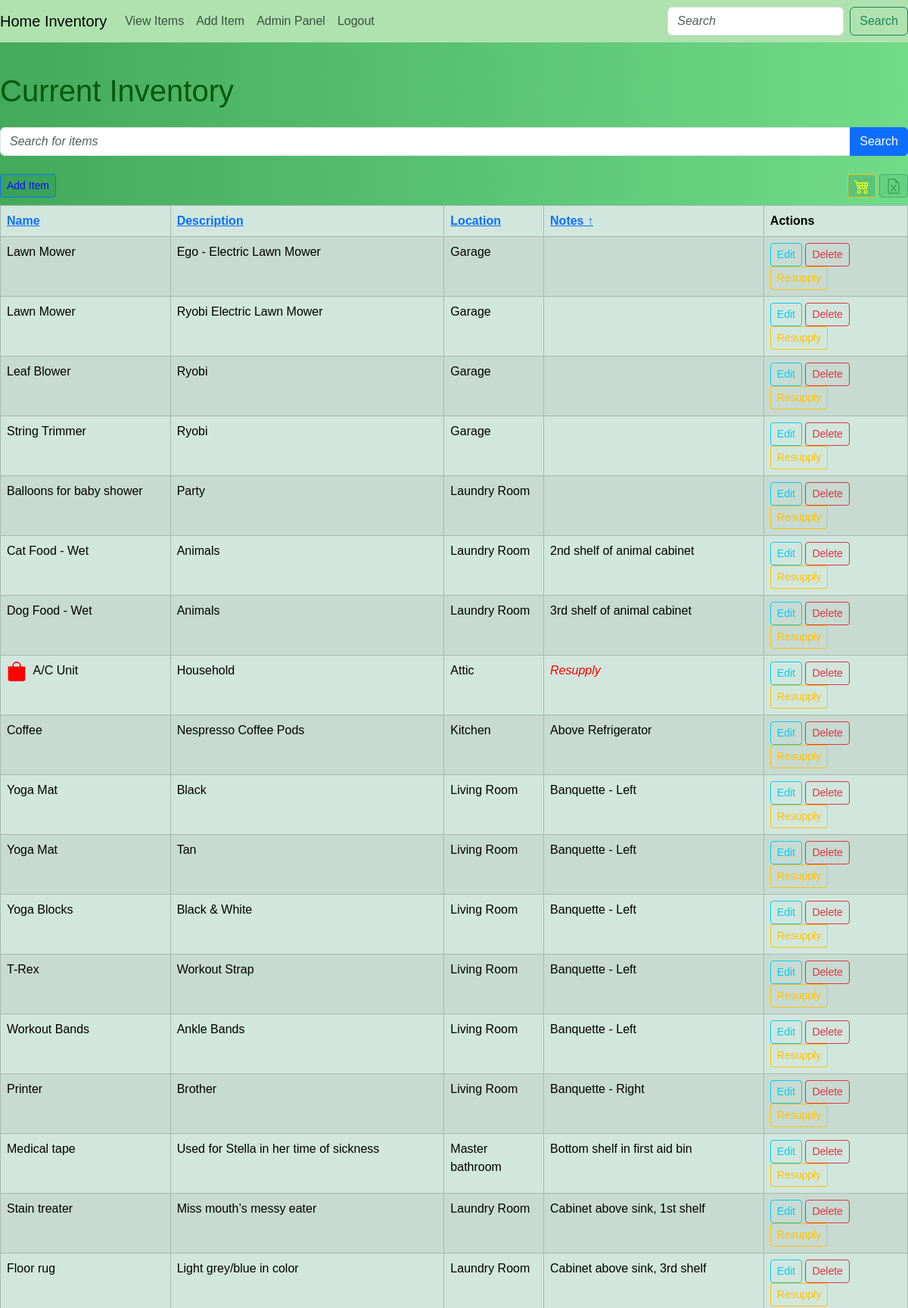
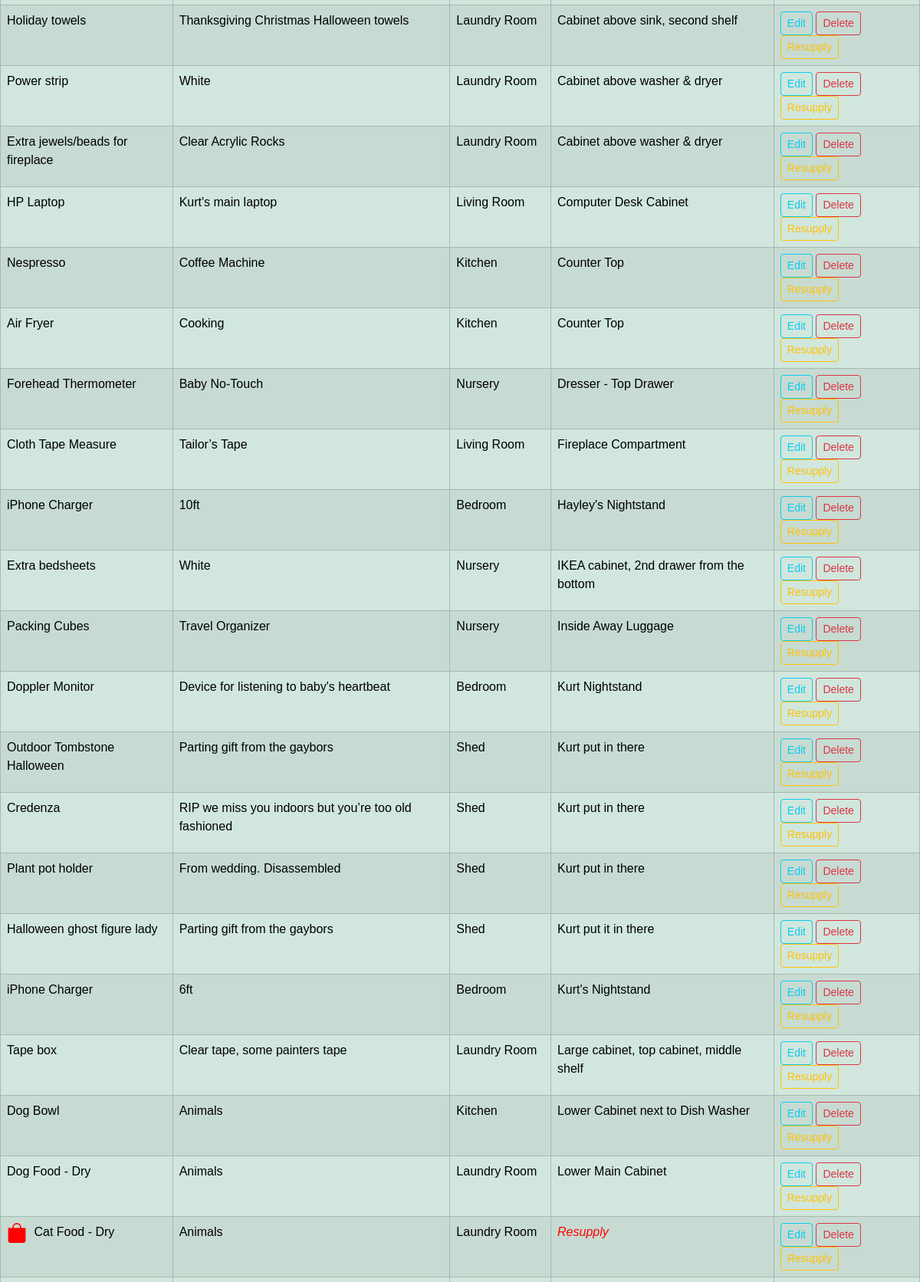
Screenshot of /items?search=&sort_by=notes&sort_order=asc (signed in, upper part) with the database file from the repository (2 pictures, top to bottom).
### app/models.py (models this page shows, shortened)
class Item(db.Model):
    id = db.Column(db.Integer, primary_key=True)
    name = db.Column(db.String(100), nullable=False)
    description = db.Column(db.String(200), nullable=True)
    location = db.Column(db.String(100), nullable=False)
    notes = db.Column(db.String, nullable=True)

### app/routes.py (the view)
@app.route('/items', methods=['GET', 'POST'])
@login_required
def view_items():
    form = SearchForm()
    search_query = request.args.get('search', '')
    sort_by = request.args.get('sort_by', 'name')
    sort_order = request.args.get('sort_order', 'asc')
    if form.validate_on_submit():
        search_query = form.search.data
    items_query = Item.query.filter(
        (Item.name.contains(search_query)) | (Item.location.contains(search_query)) | (Item.description.contains(search_query)) | (Item.notes.contains(search_query))
    )
    if sort_order == 'asc':
        items_query = items_query.order_by(getattr(Item, sort_by).asc())
    else:
        items_query = items_query.order_by(getattr(Item, sort_by).desc())
    items = items_query.all()
    return render_template('view_items.html', items=items, form=form, sort_by=sort_by, sort_order=sort_order)

### app/forms.py
class SearchForm(FlaskForm):
    search = StringField('Search', validators=[DataRequired()])
    submit = SubmitField('Search')

### app/__init__.py (called while the page is built)
@login_manager.user_loader
def load_user(user_id):
    return models.User.query.get(int(user_id))

### app/templates/view_items.html (shortened to what this page needs)
{% extends "base.html" %}
{% block content %}
<h1 class="mb-4">Current Inventory</h1>
  <form method="GET" action="{{ url_for('view_items') }}" class="mb-4">
    <div class="input-group">
      <input type="text" class="form-control" placeholder="Search for items" name="search" value="{{ request.args.get('search', '') }}">
      <button class="btn btn-primary" type="submit">Search</button>
    </div>
  </form>
  <div class="d-flex justify-content-between" style="margin-bottom: 10px">
    <a href="{{ url_for('add_item') }}" class="btn btn-primary btn-sm" style="--bs-btn-bg: #1987543f; --bs-btn-color: #0d0dfd;">Add Item</a>
    <div>
        <a href="{{ url_for('export_items', resupply='true') }}" class="btn btn-outline-warning btn-sm" style="--bs-btn-bg: #1987543f">
          <img src="{{ url_for('static', filename='cart4.svg') }}" alt="Cart Icon" class="cart-icon" style="width: 20px; height: 20px;">
        </a>
        <a href="{{ url_for('export_items') }}" class="btn btn-success btn-sm opacity-50" style="--bs-btn-bg: #1987543f;">
          <img src="{{ url_for('static', filename='file-earmark-excel.svg') }}" alt="Export Icon" class="export-icon" style="width: 20px; height: 20px;">
        </a>
    </div>
</div>
<div class="table-responsive">
  <table class="table table-success table-striped table-bordered">
    <thead class="table-success">
      <tr>
        <th>
          <a href="{{ url_for('view_items', search=request.args.get('search', ''), sort_by='name', sort_order='asc' if sort_order == 'desc' or sort_by != 'name' else 'desc') }}">
            Name
          </a>
        </th>
        <th>
          <a href="{{ url_for('view_items', search=request.args.get('search', ''), sort_by='description', sort_order='asc' if sort_order == 'desc' or sort_by != 'description' else 'desc') }}">
            Description
          </a>
        </th>
        <th>
          <a href="{{ url_for('view_items', search=request.args.get('search', ''), sort_by='location', sort_order='asc' if sort_order == 'desc' or sort_by != 'location' else 'desc') }}">
            Location
          </a>
        </th>
        <th>
          <a href="{{ url_for('view_items', search=request.args.get('search', ''), sort_by='notes', sort_order='asc' if sort_order == 'desc' or sort_by != 'notes' else 'desc') }}">
            Notes
            {% if sort_by == 'notes' %}
              {% if sort_order == 'asc' %}
                ↑
              {% else %}
                ↓
              {% endif %}
            {% endif %}
          </a>
        </th>
        <th>Actions</th>
      </tr>
    </thead>
    <tbody>
      {% for item in items %}
      <tr>
        <td>
          {% if 'Resupply' in item.notes %}
            <img src="{{ url_for('static', filename='bag-fill.svg') }}" alt="Resupply Icon" class="resupply-icon">
          {% endif %}
          {{ item.name }}
        </td>
        <td>{{ item.description }}</td>
        <td>{{ item.location }}</td>
        <td>
          {% if 'Resupply' in item.notes %}
            <span class="resupply-text">Resupply</span>
          {% else %}
            {{ item.notes }}
          {% endif %}
        </td>
        <td>
          <a href="{{ url_for('edit_item', item_id=item.id) }}" class="btn btn-outline-info btn-sm">Edit</a>
          <form method="POST" action="{{ url_for('delete_item', item_id=item.id) }}" style="display: inline;" onsubmit="return confirmDelete();">
            <button type="submit" class="btn btn-outline-danger btn-sm">Delete</button>
          </form>
<button class="btn btn-outline-warning btn-sm" onclick="toggleResupply({{ item.id }}, '{{ item.notes }}')">Resupply</button>
        </td>
      </tr>
      {% endfor %}
    </tbody>
  </table>
</div>
{% endblock %}

### app/static/styles.css (style rules this page uses)
body { background: linear-gradient(to right, #42aa5a 0%, #71db88 100%); font-family: Arial, sans-serif; }
h1 { color: #04580b; margin-top: 1em; }
.table-responsive { overflow-x: auto; margin-bottom: 15px; }
.table { min-width: 500px; }
input::placeholder, textarea::placeholder { font-style: italic; font-size: 16px; }
.resupply-text { font-style: italic; color: red; }
.resupply-icon { width: 26px; height: 26px; margin-right: 5px; }

### rows the page displays
Item: name "Lawn Mower", description "Ego - Electric Lawn Mower", location "Garage"
Item: name "Lawn Mower", description "Ryobi Electric Lawn Mower", location "Garage"
Item: name "Leaf Blower", description "Ryobi", location "Garage"
Item: name "String Trimmer", description "Ryobi", location "Garage"
Item: name "Balloons for baby shower", description "Party", location "Laundry Room"
Item: name "Cat Food - Wet", description "Animals", location "Laundry Room", notes "2nd shelf of animal cabinet"
Item: name "Dog Food - Wet", description "Animals", location "Laundry Room", notes "3rd shelf of animal cabinet"
Item: name "A/C Unit", description "Household", location "Attic", shows "Resupply"
Item: name "Coffee", description "Nespresso Coffee Pods", location "Kitchen", notes "Above Refrigerator"
Item: name "Yoga Mat", description "Black", location "Living Room", notes "Banquette - Left"
Item: name "Yoga Mat", description "Tan", location "Living Room", notes "Banquette - Left"
Item: name "Yoga Blocks", description "Black & White", location "Living Room", notes "Banquette - Left"
Item: name "T-Rex", description "Workout Strap", location "Living Room", notes "Banquette - Left"
Item: name "Workout Bands", description "Ankle Bands", location "Living Room", notes "Banquette - Left"
Item: name "Printer", description "Brother", location "Living Room", notes "Banquette - Right"
Item: name "Medical tape", description "Used for Stella in her time of sickness", location "Master bathroom", notes "Bottom shelf in first aid bin"
Item: name "Stain treater", description "Miss mouth’s messy eater", location "Laundry Room", notes "Cabinet above sink, 1st shelf"
Item: name "Floor rug", description "Light grey/blue in color", location "Laundry Room", notes "Cabinet above sink, 3rd shelf"
Item: name "Holiday towels", description "Thanksgiving Christmas Halloween towels", location "Laundry Room", notes "Cabinet above sink, second shelf"
Item: name "Power strip", description "White", location "Laundry Room", notes "Cabinet above washer & dryer"
Item: name "Extra jewels/beads for fireplace", description "Clear Acrylic Rocks", location "Laundry Room", notes "Cabinet above washer & dryer"
Item: name "HP Laptop", description "Kurt's main laptop", location "Living Room", notes "Computer Desk Cabinet"
Item: name "Nespresso", description "Coffee Machine", location "Kitchen", notes "Counter Top"
Item: name "Air Fryer", description "Cooking", location "Kitchen", notes "Counter Top"
Item: name "Forehead Thermometer", description "Baby No-Touch", location "Nursery", notes "Dresser - Top Drawer"
Item: name "Cloth Tape Measure", description "Tailor’s Tape", location "Living Room", notes "Fireplace Compartment"
Item: name "iPhone Charger", description "10ft", location "Bedroom", notes "Hayley's Nightstand"
Item: name "Extra bedsheets", description "White", location "Nursery", notes "IKEA cabinet, 2nd drawer from the bottom"
Item: name "Packing Cubes", description "Travel Organizer", location "Nursery", notes "Inside Away Luggage"
Item: name "Doppler Monitor", description "Device for listening to baby's heartbeat", location "Bedroom", notes "Kurt Nightstand"
Item: name "Outdoor Tombstone Halloween", description "Parting gift from the gaybors", location "Shed", notes "Kurt put in there"
Item: name "Credenza", description "RIP we miss you indoors but you’re too old fashioned", location "Shed", notes "Kurt put in there"
Item: name "Plant pot holder", description "From wedding. Disassembled", location "Shed", notes "Kurt put in there"
Item: name "Halloween ghost figure lady", description "Parting gift from the gaybors", location "Shed", notes "Kurt put it in there"
Item: name "iPhone Charger", description "6ft", location "Bedroom", notes "Kurt's Nightstand"
Item: name "Tape box", description "Clear tape, some painters tape", location "Laundry Room", notes "Large cabinet, top cabinet, middle shelf"
Item: name "Dog Bowl", description "Animals", location "Kitchen", notes "Lower Cabinet next to Dish Washer"
Item: name "Dog Food - Dry", description "Animals", location "Laundry Room", notes "Lower Main Cabinet"
Item: name "Cat Food - Dry", description "Animals", location "Laundry Room", shows "Resupply"
